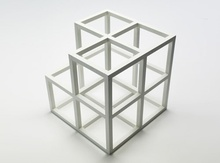
%> input picture input_ex3.jpg, 220 x 163 px, shrunk from 500 x 370 before the run
$ octave --eval "lineDet;"   (GNU Octave 9; MATLAB toolbox functions it lacks are replaced by stand-ins)
%> lines starting %> are read from the running program, lines starting %| are printed output that depends on the picture; in (x1, y1, x2, y2) boxes, pixels count from 0 and x2, y2 are one past the last pixel; in counts of white or black regions, pixels touching at a corner belong together; the program's own positions count from 1
%> in lineDet, Img is the input picture: size 163x220x3 uint8; mean R, G, B 218.4, 219.2, 216.6
### guassfilter.m

function [out, ix, iy] = guassfilter(radius, Image)
%> called with radius = 1
    structSize = radius * 2 + 1;
    hsize=[structSize structSize];
    sigma=.5;
    [imgYSize, imgXSize]= size(Image);
%> imgYSize = 163; imgXSize = 220

    g=fspecial('gaussian',hsize,sigma);
    [hStructure, vStructure]=gradient(g);

    out = [];
    ix = [];
    iy = [];
    for yCenter = 1+radius:imgYSize-radius
       for xCenter = 1+radius:imgXSize-radius
           h = 0;
           v = 0;
           % iterate structure
           for yStr = 1:structSize
               for xStr = 1:structSize
                   % convert struct coordinates to image coordinates
                   yProjected = yCenter + yStr - radius - 1;
                   xProjected = xCenter + xStr - radius - 1;
                   h = h + hStructure(yStr, xStr) * Image(yProjected, xProjected);
                   v = v + vStructure(yStr, xStr) * Image(yProjected, xProjected);
               end
           end
           out(yCenter, xCenter) = sqrt(power(h, 2)+power(v, 2));
           ix(yCenter, xCenter) = h;
           iy(yCenter, xCenter) = v;
       end
    end
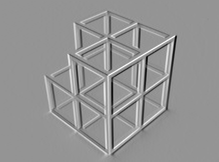
%> ix: size 162x219 double; min -0.576, max 0.415, mean 0.000253; drawn with min black and max white
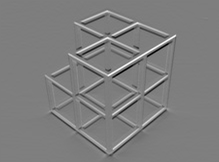
%> iy: size 162x219 double; min -0.56, max 0.57, mean 0.000657; drawn with min black and max white
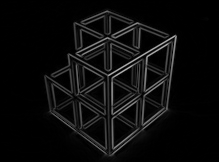
%> out: size 162x219 double; min 0, max 0.705, mean 0.0474
end

### lineDet.m
function lineDet()
%UNTITLED Summary of this function goes here
%   Detailed explanation goes here

%A
    Img = imread('input_ex3.jpg');
    I = (uint8(mean(Img, 3)));
    out = mat2gray(I);
    figure;
    imshow(out);
%B
    radius = 1;
    [out, ix, iy] = guassfilter(radius, out);

%C out = gradient magnitude image

%D
    bw = im2bw(out,0.05); %0.05 = threshold
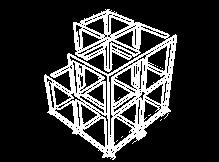
%> bw: size 162x219 logical; 20.8% white; 10 white regions (9 under 20 px), largest, box (x1, y1, x2, y2) and area: (44, 9, 177, 160) 7368

    figure;
    imshow(bw);

%E
    [rows, cols] = size(bw);
%> rows = 162; cols = 219

    %houghline
    Pmax = ceil (sqrt(power(rows,2)+power(cols,2)));
%> Pmax = 273
    Pind=-Pmax:Pmax;
%> Pind = 547 values from -273 to 273
    thetaInd = -90:89;
    %thetaInd = 1:180;
    H = zeros(Pmax * 2 + 1,180);
    for i =1:rows % for all rows
        for j =1:cols % for all columns
           if(bw(i,j) == 1) % if the pixel is ONE (part of the edge) then process it
                for theta=-90:89;
                    p = round((i * cos(theta*pi/180)) + (j * sin(theta*pi/180)));
                    p = find(Pind == p);
                    thetai = find(thetaInd == theta);
                    H(p,thetai) = H(p,thetai) + 1;
                end
            end
        end
    end
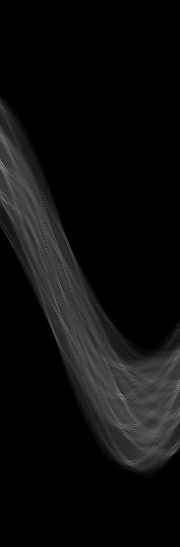
%> H: size 547x180 double; min 0, max 145, mean 13.5
%> after the loop, p = 391; thetai = 180

%F
subplot(1,2,1)
imagesc(thetaInd,Pind,H);
colormap('gray');

%G
%https://de.mathworks.com/help/images/ref/houghlines.html
P  = houghpeaks(H,16);
%> P = 16 rows, first 12: [395 122; 167 2; 385 179; 170 5; 420 136; 288 62; 416 179; 137 3; 427 136; 144 7; 201 5; 232 46]

%H
axis on, axis normal, hold on;
plot(thetaInd(P(:,2)),Pind(P(:,1)),'s','color','white');
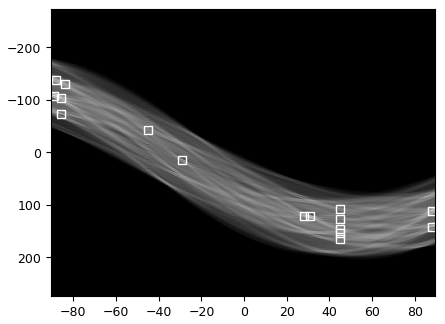
%> figure redrawn from the program's plot data

%I
%houghlines
lines = houghlines(bw,thetaInd,Pind,P,'FillGap',20,'MinLength',20);
%> lines = 19 lines; longest, point1 to point2 (x, y): (171, 38) to (75, 134), (82, 136) to (177, 42), (61, 120) to (153, 29), (45, 77) to (171, 86), (68, 125) to (131, 20), (72, 128) to (129, 21)

%J
figure, imshow(out), hold on
    for k = 1:length(lines)
       xy = [lines(k).point1; lines(k).point2];
       plot(xy(:,1),xy(:,2),'LineWidth',2,'Color','green');

       % Plot beginnings and ends of lines
       plot(xy(1,1),xy(1,2),'x','LineWidth',2,'Color','yellow');
       plot(xy(2,1),xy(2,2),'x','LineWidth',2,'Color','red');
    end
%> this loop made 19 passes
%> xy on passes 1 to 12: [68 125; 131 20], [50 109; 171 111], [137 107; 160 107], [104 108; 130 108], [75 109; 103 109], [50 110; 74 110], [50 109; 167 117], [171 38; 75 134], [56 72; 104 158], [106 139; 132 139], [88 141; 134 143], [82 136; 177 42]
%> `lineDet;`:
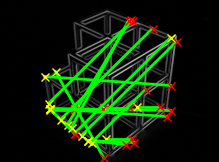
%> figure redrawn from the program's plot data
end
